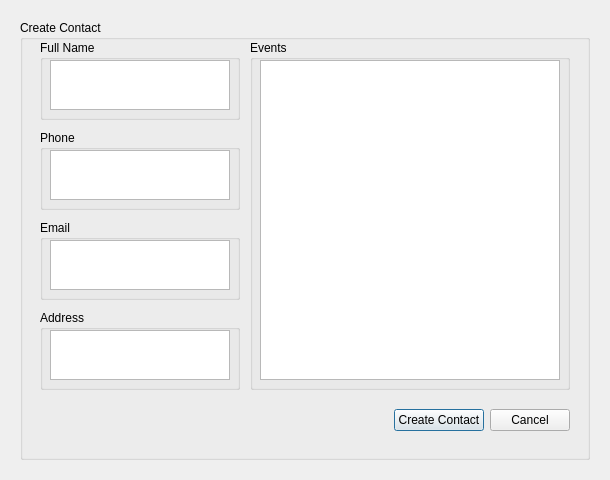
<?xml version="1.0" encoding="UTF-8"?>
<ui version="4.0">
 <class>ContactsCreateWindow</class>
 <widget class="QDialog" name="ContactsCreateWindow">
  <property name="geometry">
   <rect>
    <x>0</x>
    <y>0</y>
    <width>610</width>
    <height>480</height>
   </rect>
  </property>
  <property name="minimumSize">
   <size>
    <width>610</width>
    <height>480</height>
   </size>
  </property>
  <property name="maximumSize">
   <size>
    <width>610</width>
    <height>480</height>
   </size>
  </property>
  <property name="windowTitle">
   <string>Dialog</string>
  </property>
  <widget class="QGroupBox" name="CreateContactBox">
   <property name="geometry">
    <rect>
     <x>20</x>
     <y>20</y>
     <width>570</width>
     <height>440</height>
    </rect>
   </property>
   <property name="title">
    <string>Create Contact</string>
   </property>
   <widget class="QGroupBox" name="FullNameBox">
    <property name="geometry">
     <rect>
      <x>20</x>
      <y>20</y>
      <width>200</width>
      <height>80</height>
     </rect>
    </property>
    <property name="title">
     <string>Full Name</string>
    </property>
    <widget class="QPlainTextEdit" name="FullNamePlainTextEdit">
     <property name="geometry">
      <rect>
       <x>10</x>
       <y>20</y>
       <width>180</width>
       <height>50</height>
      </rect>
     </property>
    </widget>
   </widget>
   <widget class="QGroupBox" name="PhoneBox">
    <property name="geometry">
     <rect>
      <x>20</x>
      <y>110</y>
      <width>200</width>
      <height>80</height>
     </rect>
    </property>
    <property name="title">
     <string>Phone</string>
    </property>
    <widget class="QPlainTextEdit" name="PhonePlainTextEdit">
     <property name="geometry">
      <rect>
       <x>10</x>
       <y>20</y>
       <width>180</width>
       <height>50</height>
      </rect>
     </property>
    </widget>
   </widget>
   <widget class="QGroupBox" name="EmailBox">
    <property name="geometry">
     <rect>
      <x>20</x>
      <y>200</y>
      <width>200</width>
      <height>80</height>
     </rect>
    </property>
    <property name="title">
     <string>Email</string>
    </property>
    <widget class="QPlainTextEdit" name="EmailPlainTextEdit">
     <property name="geometry">
      <rect>
       <x>10</x>
       <y>20</y>
       <width>180</width>
       <height>50</height>
      </rect>
     </property>
    </widget>
   </widget>
   <widget class="QGroupBox" name="AddressBox">
    <property name="geometry">
     <rect>
      <x>20</x>
      <y>290</y>
      <width>200</width>
      <height>80</height>
     </rect>
    </property>
    <property name="title">
     <string>Address</string>
    </property>
    <widget class="QPlainTextEdit" name="AddressPlainTextEdit">
     <property name="geometry">
      <rect>
       <x>10</x>
       <y>20</y>
       <width>180</width>
       <height>50</height>
      </rect>
     </property>
    </widget>
   </widget>
   <widget class="QGroupBox" name="EventsBox">
    <property name="geometry">
     <rect>
      <x>230</x>
      <y>20</y>
      <width>320</width>
      <height>350</height>
     </rect>
    </property>
    <property name="title">
     <string>Events</string>
    </property>
    <widget class="QTableView" name="EventsTableView">
     <property name="geometry">
      <rect>
       <x>10</x>
       <y>20</y>
       <width>300</width>
       <height>320</height>
      </rect>
     </property>
    </widget>
   </widget>
   <widget class="QWidget" name="horizontalLayoutWidget">
    <property name="geometry">
     <rect>
      <x>20</x>
      <y>380</y>
      <width>530</width>
      <height>40</height>
     </rect>
    </property>
    <layout class="QHBoxLayout" name="HorizontalLayout">
     <item>
      <spacer name="HorizontalSpacer">
       <property name="orientation">
        <enum>Qt::Horizontal</enum>
       </property>
       <property name="sizeHint" stdset="0">
        <size>
         <width>40</width>
         <height>20</height>
        </size>
       </property>
      </spacer>
     </item>
     <item>
      <widget class="QPushButton" name="CreateContactButton">
       <property name="text">
        <string>Create Contact</string>
       </property>
      </widget>
     </item>
     <item>
      <widget class="QPushButton" name="CancelButton">
       <property name="text">
        <string>Cancel</string>
       </property>
      </widget>
     </item>
    </layout>
   </widget>
  </widget>
 </widget>
 <resources/>
 <connections/>
</ui>
